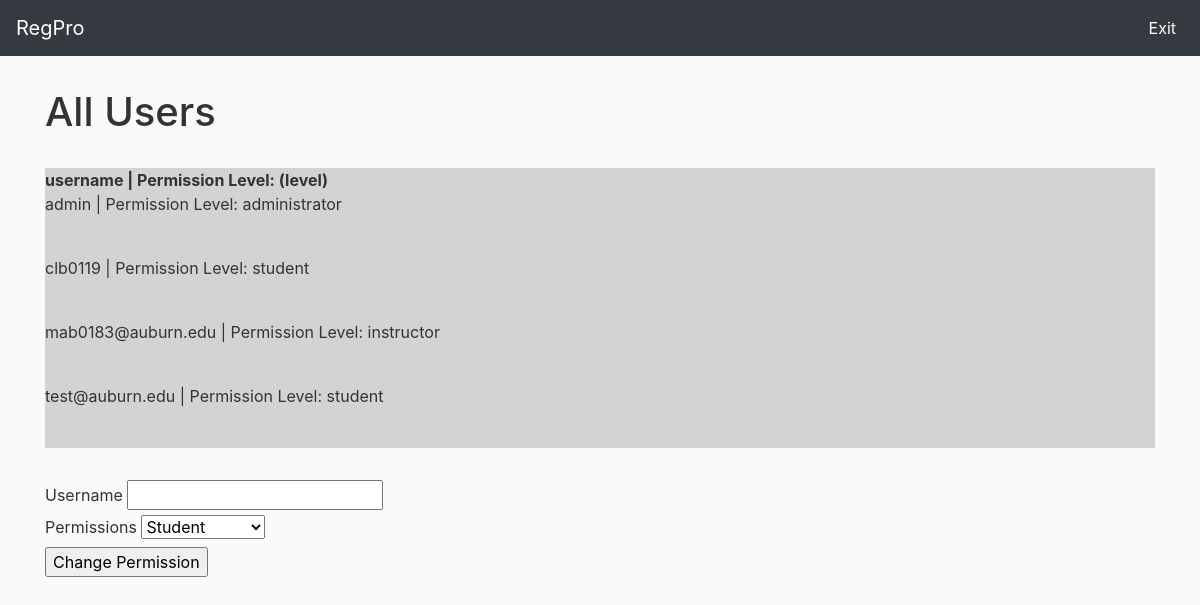
/changePermissions, run on an earlier commit of the app's database.
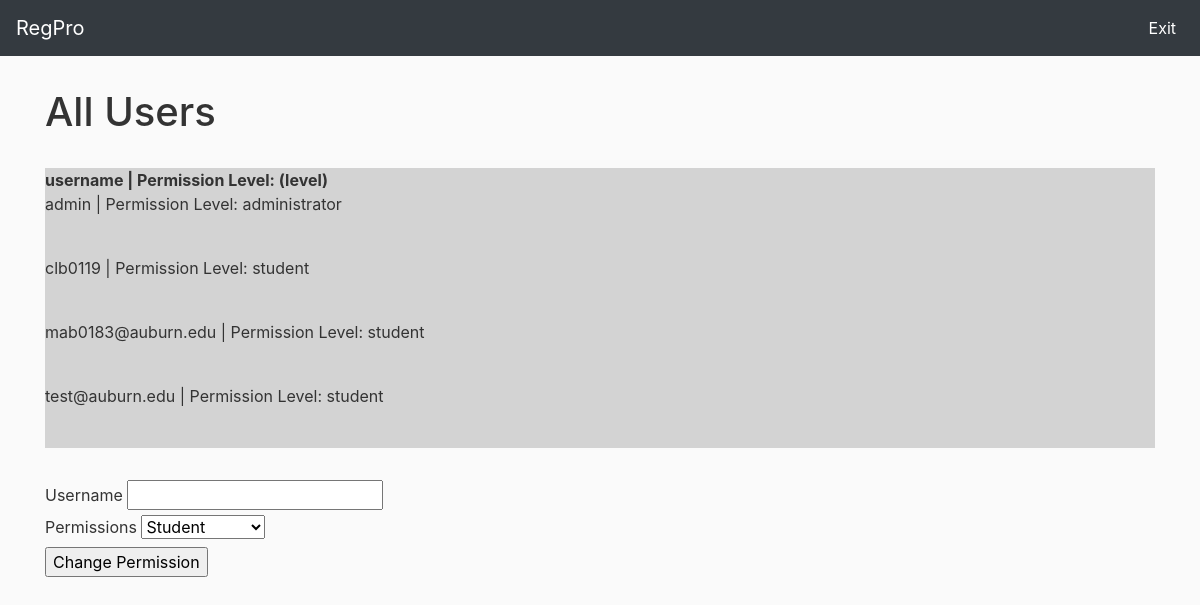
And on a later commit of the database.
### regpro/models.py (models this page shows, shortened)
class User(db.Model, UserMixin):
    id = db.Column(db.Integer, primary_key=True)
    username = db.Column(db.String(20), unique=True, nullable=False)
    password = db.Column(db.String(20), unique=False, nullable=False)
    permissions = db.Column(db.String(), unique=False, nullable=False)
    courses = db.relationship('Course', secondary=courses, backref='users')

### regpro/routes.py (the view)
@app.route('/changePermissions', methods=['GET', 'POST'])
def changePermissions():
    users = User.query.all()
    form = ChangePermissions()
    if form.validate_on_submit():
        user = User.query.filter_by(username=form.username.data).first()
        user.permissions = form.permissions.data
        db.session.commit()
        return redirect(url_for('administrator'))
    return render_template('changePermissions.html', page='change-permissions', form=form, users=users)

### regpro/forms.py (shortened to what this page needs)
class ChangePermissions(FlaskForm):
    permissions = SelectField("Permissions",
        choices=[("student", "Student"), ("instructor", "Instructor"), ("advisor", "Advisor"), ("administrator", "Administrator")],
        default=1,
        coerce=str)
    username = StringField("Username",
        validators=[DataRequired(),
                    Length(min=1, max=20, message="Username must be between 3 and 20 characters")
                    ])
    submit = SubmitField("Change Permission")

### regpro/templates/changePermissions.html (shortened to what this page needs)
{% extends "template.html" %}
{% block nav %}
<li class="nav-item active">
    <a class="nav-link" href="{{ url_for('administrator') }}">Exit<span class="sr-only">(current)</span></a>
</li>
{% endblock nav %}
{% block content %}
    <h1 style="margin-top: 2rem; margin-bottom: 2rem">All Users</h1>
    <div style="overflow: scroll; background-color: lightgray; margin-bottom:2rem;">
        <strong>username | Permission Level: (level)</strong>
        {% for user in users %}
            <p>{{ user.username }} | Permission Level: {{ user.permissions }}</p><br>
        {% endfor %}
    </div>
    <div>
        <form method="POST" action="" autocomplete="off">
            <div>
                {{ form.username.label() }}
                {{ form.username() }}
            </div>
            <div>
                {{ form.permissions.label() }}
                {{ form.permissions() }}
            </div>
            <div>
                {{ form.submit() }}
            </div>
        </form>
    </div>
{% endblock content %}

### regpro/templates/template.html (shortened to what this page needs)
<!DOCTYPE html>
<html lang="en">
<head>
    <link rel="stylesheet" href="https://stackpath.bootstrapcdn.com/bootstrap/4.4.1/css/bootstrap.min.css">
    <link rel="stylesheet" type="text/css" href="{{ url_for('static', filename='main.css') }}">
</head>
<body>
    <header class="site-header">
        <nav class="navbar navbar-expand-lg navbar-dark bg-dark">
            <a class="navbar-brand" href="#">RegPro</a>
            <div class="collapse navbar-collapse justify-content-end" id="navbarNav">
              <ul class="navbar-nav">
                {% block nav %}{% endblock %}
              </ul>
            </div>
          </nav>
      </header>
      <main role="main" class="container">
        {% block content %}{% endblock %}
      </main>
</body>
</html>

### regpro/static/main.css (style rules this page uses)
body { background: #fafafa; color: #333333; }

What changed in the data, as far as the page shows it:
changed User "mab0183@auburn.edu": permissions "instructor" → "student"
